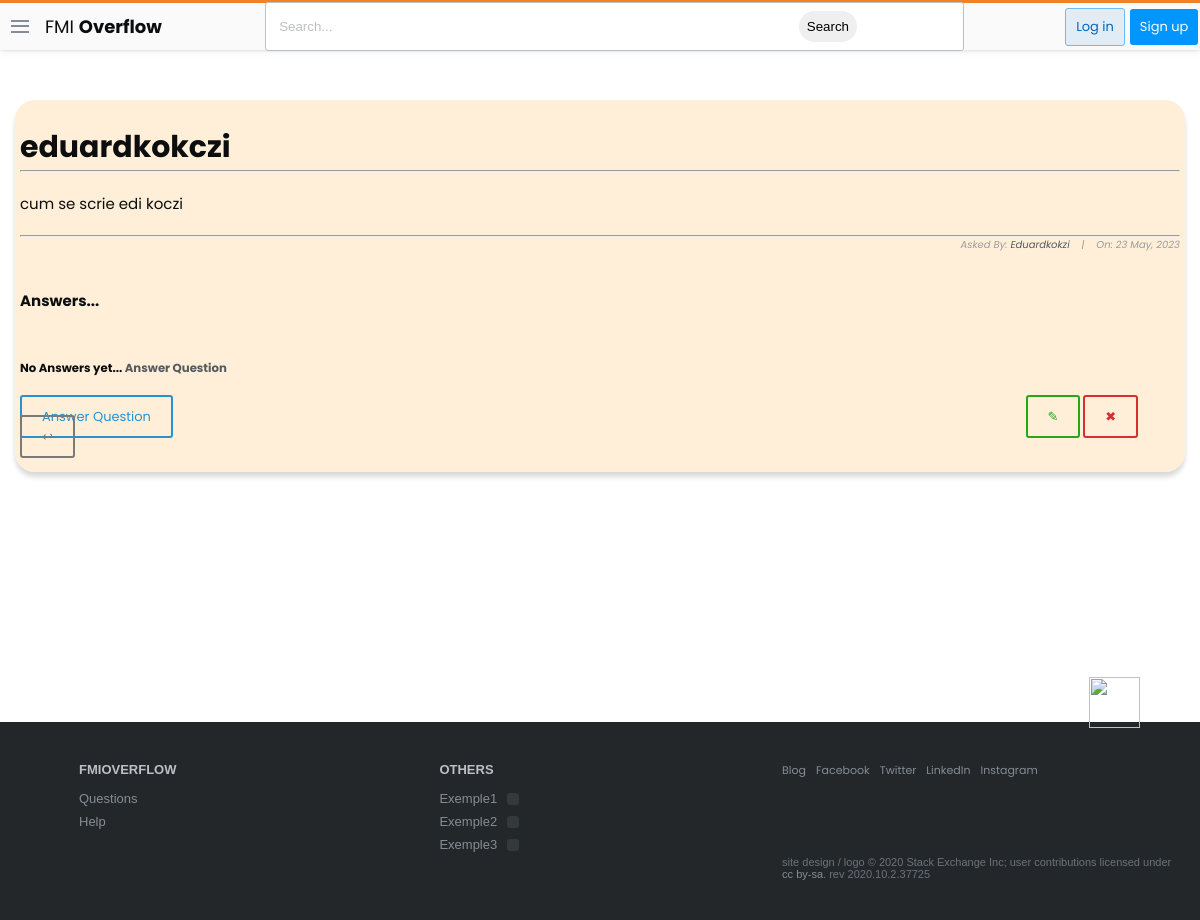
The page /questions/3 on the database its author committed.
### stackbase/models.py (models this page shows, shortened)
class Question(models.Model):
    user = models.ForeignKey(User, on_delete=models.CASCADE)
    title = models.CharField(max_length = 1000)
    content = models.TextField(null=True,blank=True)
    date_created = models.DateTimeField(default=timezone.now)

### stackbase/views.py (the view)
# urls.py: path('questions/<int:pk>',views.QuestionDetailView.as_view(),name="question_detail"),
class QuestionDetailView(DetailView):
    model = Question
    context_object_name = 'question'

### stackbase/templates/stackbase/question_detail.html (shortened to what this page needs)
{% extends 'base.html' %}
{% block content %}
<!DOCTYPE html>
<html lang="en">
<head>
</head>
<body>
    <div class="container">
        <div class="list-question">
            <div class="questions">
                <div class="container" style="background-color: rgba(255, 235, 209, 0.808); padding: 5px; box-shadow: rgba(0, 0, 0, 0.15) 0px 5px 5px 0px; border-radius: 20px;" >
                    <h3 id="fh3">{{question.title}}</h3>
                    <hr>
                    <h6 id="fh6" style="margin-top:20px">{{ question.content|safe }}</h6>
                    <hr>
                    <h6 id="fh6" style="font-size: 10px; font-style: italic; color: rgb(155, 155, 155); text-align: right;">Asked By: <a href="{% url 'profile' %}">{{ object.user|title }}</a>&nbsp;&nbsp;&nbsp; |&nbsp;&nbsp;&nbsp; On: {{ object.date_created|date:"j F, Y" }}</h6>
                    <br>
                    <h2>Answers...</h2> <br><br><br>
                    {% if not question.comment.all %}
                        <h3>No Answers yet... <a href="">Answer Question</a> </h3>
                    {% else %}
                        {% for comment in question.comment.all %}
                            <h3 style="font-weight: normal; font-size: 15px;">{{comment.content|safe}}</h3>
                            <h3 style="font-size: 12px;">Answered by: <i><a href="">{{comment.name}}</a> - On: {{comment.date_created|date:"j F, Y"}}</i></h3>
                            <hr>
                        {% endfor %}
                    {% endif %}
                    <div style="margin-top:30px;margin-bottom:20px">
                    <a class="btn btn-outline blue" id="fa" href="{% url 'stackbase:question_comment' question.id %}" style="text-decoration: none;">Answer Question</a>
                    <a class="btn btn-outline green" style="text-decoration: none;margin-left:850px"  href="{% url 'stackbase:question_update' question.id %}"> &#x270E;</a>
                    <a class="btn btn-outline red" style="text-decoration: none;"  href="{% url 'stackbase:question_delete' question.id %}">&#x2716;</a>
                    <a class="btn btn-outline gray" style="text-decoration: none;"  href="{% url 'stackbase:question_list' %}">&#x21a9;</a>
                    </div>
                </div>
                </div>
            </div>
        </div>
</body>
</html>
{% endblock content %}

### static/main.css (style rules this page uses)
*, *::before, *::after { margin: 0; padding: 0; box-sizing: border-box; }
html { font-family: Arial, "Helvetica Neue", Helvetica, sans-serif; font-size: 10px; color: #0c0d0e; }
.container { width: 100%; max-width: 126.4rem; margin: 0 auto; padding: 0 1.5rem; }
a { text-decoration: none; color: #535a60; cursor: pointer; }
.btn { text-align: center; font-size: 1.3rem; border-radius: 3px; transition: all 0.5s; padding: 1.3rem 2.5rem; }

### stackbase/templates/stackbase/question_detail.html (style rules this page uses)
body { margin-top: 100px; font-family: 'Poppins', sans-serif; }
#fh3 { text-align: center; font-size: 30px; padding-top: 20px; text-align: left; }
#fh6 { text-align: left; font-size: 15px; padding-bottom: 20px; font-weight: normal; }
.btn-outline { padding: 10px 20px; outline: none; background-color: transparent; cursor: pointer; }
.blue { border: 2px solid #2592d4; color: #2592d4; }
.green { border: 2px solid #27a718; color: #27a718; }
.red { border: 2px solid #d52f2f; color: #d52f2f; }
.gray { border: 2px solid #7a7a7a; color: #7a7a7a; }

### rows shown on the page
Question: title "eduardkokczi", content "cum se scrie edi koczi", user "Eduardkokzi", date_created "23 May, 2023"
